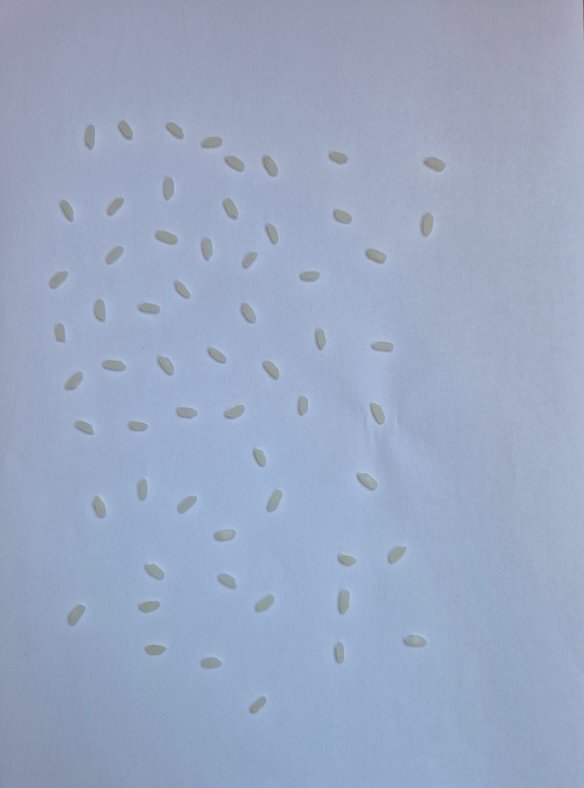
#> input picture images/pirinc.jpg, 1168 x 1576 px, found by its file name (shown at 1/2 size)
$ python pirinc_sayisi.py
#> lines starting #> are read from the running program, lines starting #| are printed output that depends on the picture; after the words box and inside, x2 and y2 are one past the last pixel; in counts of white or black regions, pixels touching at a corner belong together
import cv2
import numpy as np
import matplotlib.pyplot as plt

# Görseli oku
image = cv2.imread('images/pirinc.jpg')
#> image is the input picture: shape (1576, 1168, 3); mean B, G, R 194.7, 168.5, 154.5
original = cv2.cvtColor(image, cv2.COLOR_BGR2RGB)

# Renk kanallarını ayır
b, g, r = cv2.split(image)
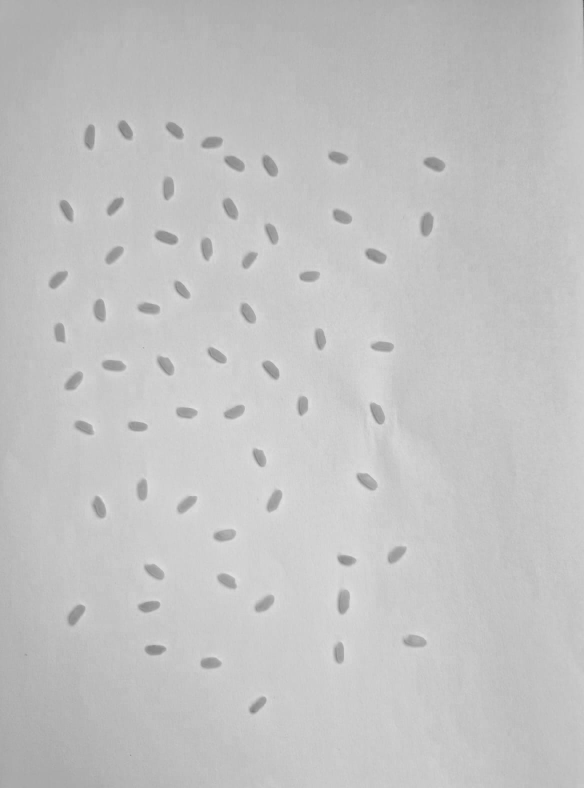
#> b: shape (1576, 1168) (shown at 1/2 size); min 68, max 229, mean 194.7
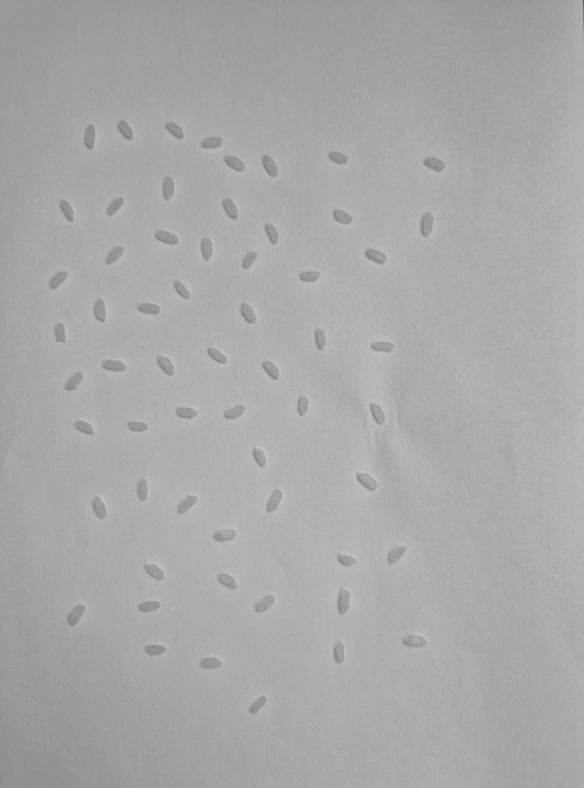
#> g: shape (1576, 1168) (shown at 1/2 size); min 57, max 204, mean 168.5
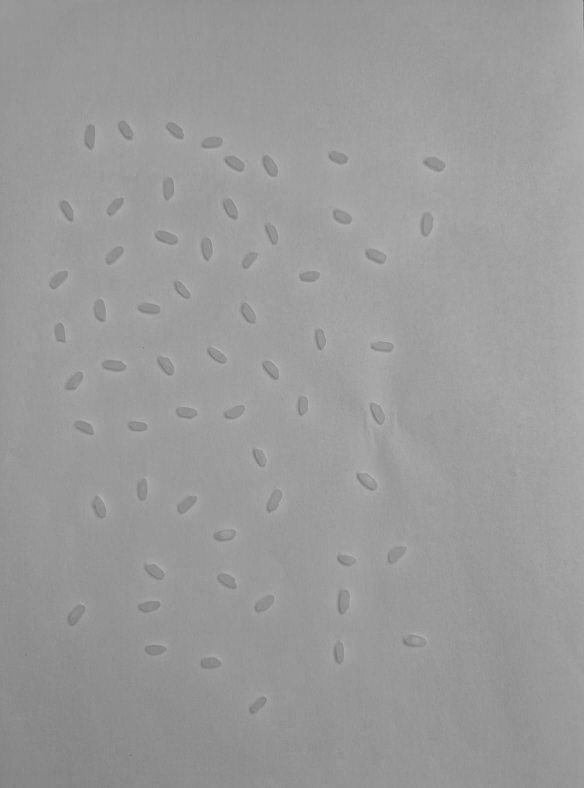
#> r: shape (1576, 1168) (shown at 1/2 size); min 89, max 186, mean 154.5

# Kanal seçimi (örneğin mavi kanalda pirinçler daha belirgin olabilir)
channel = b  # veya b ya da r, en iyi sonucu deneyerek görebiliriz

# Kanal üzerinde eşikleme (ters binary çünkü pirinçler açık renk)
_, thresh = cv2.threshold(channel, 180, 255, cv2.THRESH_BINARY_INV)
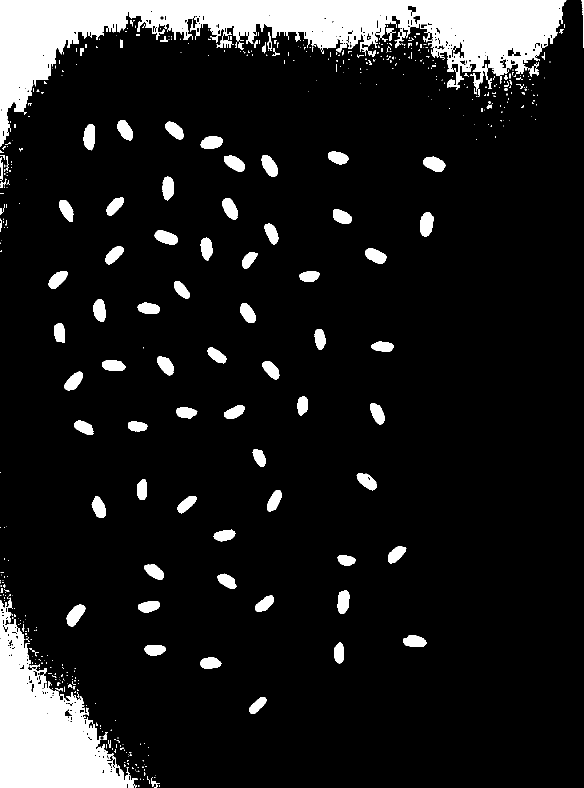
#> thresh: shape (1576, 1168) (shown at 1/2 size); 11.1% white; 545 white regions (407 under 20 px), largest, box (x1, y1, x2, y2) and area: (0, 0, 1133, 293) 103619, (0, 1200, 276, 1576) 46804, (840, 424, 867, 473) 1026

# Açma işlemi ile küçük gürültüleri temizle
kernel = np.ones((3,3), np.uint8)
opened = cv2.morphologyEx(thresh, cv2.MORPH_OPEN, kernel, iterations=2)
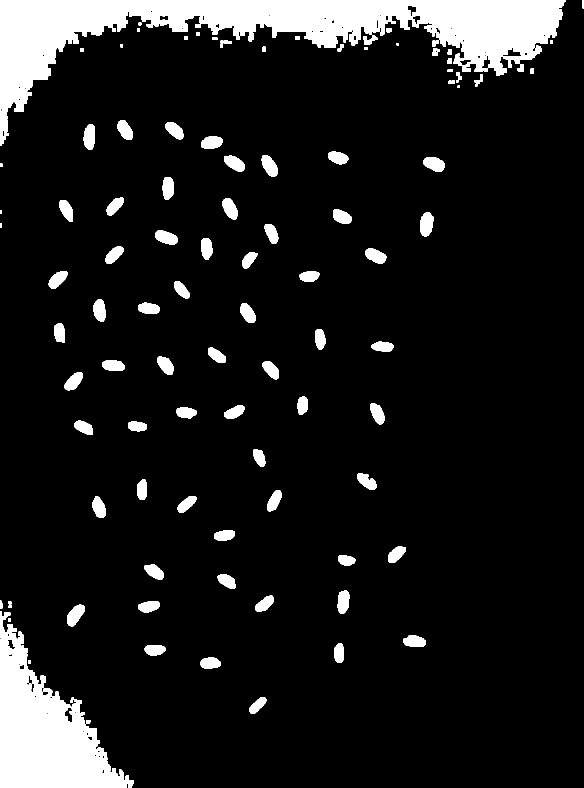
#> opened: shape (1576, 1168) (shown at 1/2 size); 10.4% white; 104 white regions

# Kontur bul
contours, _ = cv2.findContours(opened, cv2.RETR_EXTERNAL, cv2.CHAIN_APPROX_SIMPLE)
#> contours = 104 contours, 4 with area under 20; largest, box (x1, y1, x2, y2) and area: (0, 0, 1132, 292) 95054, (0, 1222, 267, 1576) 44356, (840, 424, 867, 473) 966, (134, 1209, 170, 1253) 928, (846, 314, 890, 344) 900

# Alan filtresi ile sahte nesneleri çıkar
min_area = 400
max_area = 1500
filtered_contours = [cnt for cnt in contours if min_area < cv2.contourArea(cnt) < max_area]
#> filtered_contours = 60 contours; largest, box (x1, y1, x2, y2) and area: (840, 424, 867, 473) 966, (134, 1209, 170, 1253) 928, (846, 314, 890, 344) 900, (523, 310, 556, 353) 894, (167, 249, 190, 300) 888

# Çizim
output = original.copy()
cv2.drawContours(output, filtered_contours, -1, (0, 255, 0), 2)
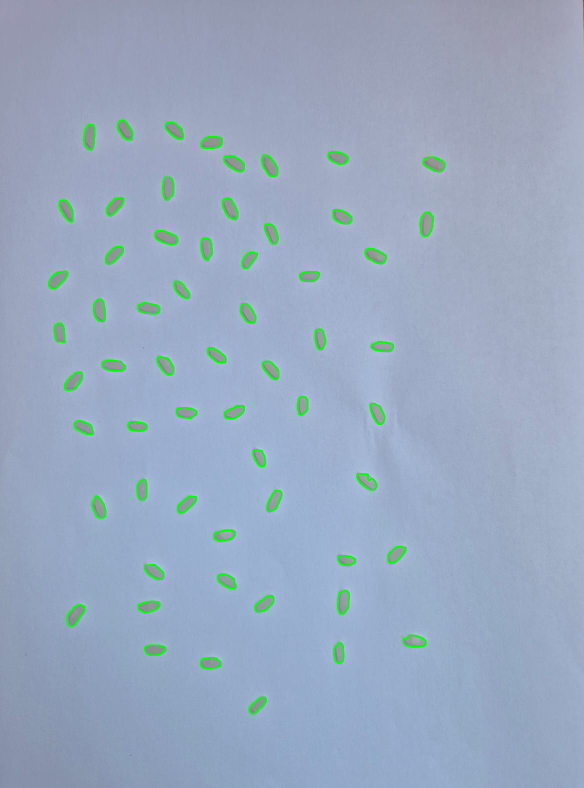
#> output: shape (1576, 1168, 3) (shown at 1/2 size); mean R, G, B 152.7, 169.7, 192.6

# Sayım
count = len(filtered_contours)
#> count = 60

# Görselleştirme
titles = ['Orijinal', 'Seçilen Kanal', 'Eşikleme', f'Sonuç - Sayı: {count}']
#> titles = ['Orijinal', 'Seçilen Kanal', 'Eşikleme', 'Sonuç - Sayı: 60']
images = [original, channel, thresh, output]

plt.figure(figsize=(16, 6))
for i in range(4):
    plt.subplot(1, 4, i+1)
    cmap = 'gray' if len(images[i].shape) == 2 else None
    plt.imshow(images[i], cmap=cmap)
    plt.title(titles[i])
    plt.axis('off')

plt.tight_layout()
plt.show()

print(f"Pirinç tanesi sayısı (filtreli): {count}")
#| Pirinç tanesi sayısı (filtreli): 60
